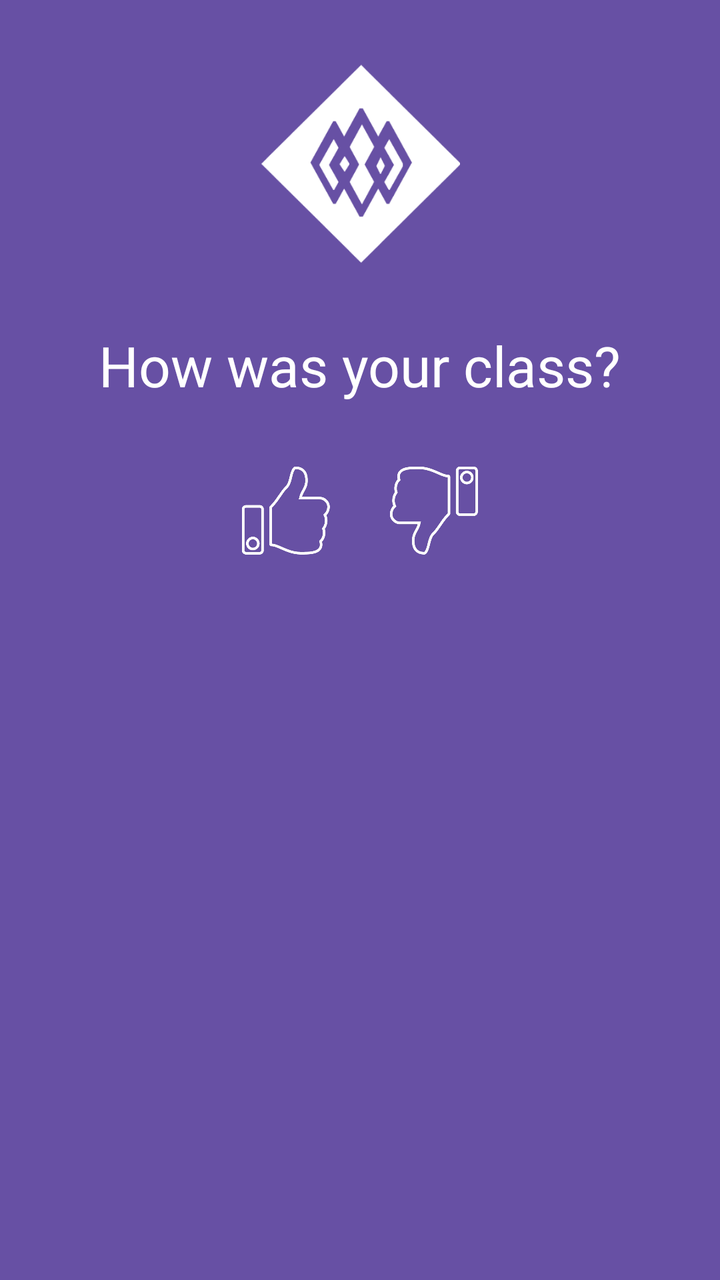
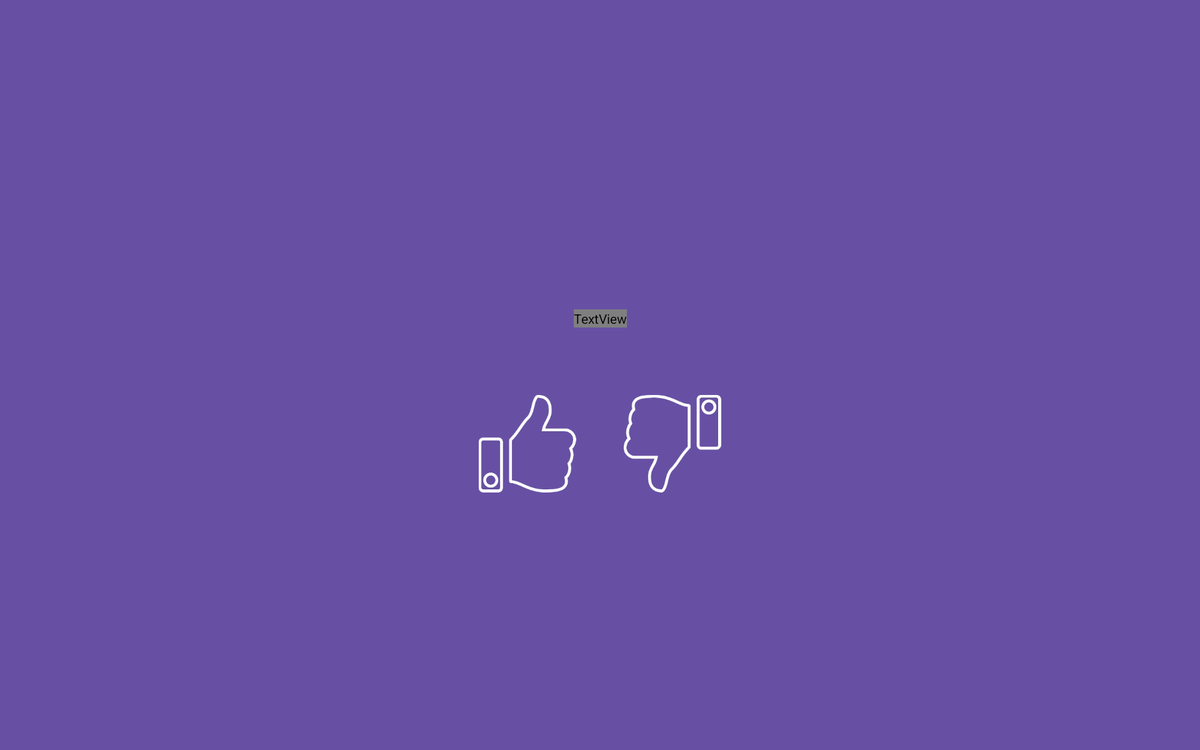

One screen, two layout resources from the same app: the default and the repository's alternative for another configuration. Each is rendered where Android would select it; the XML of both is given below.
<!-- AndroidManifest.xml: application theme Theme.FitnessKiodkApp -->
<!-- res/layout/fragment_review.xml -->
<?xml version="1.0" encoding="utf-8"?>
<androidx.constraintlayout.widget.ConstraintLayout xmlns:android="http://schemas.android.com/apk/res/android"
    xmlns:app="http://schemas.android.com/apk/res-auto"
    xmlns:tools="http://schemas.android.com/tools"
    android:layout_width="match_parent"
    android:layout_height="match_parent"
    android:background="@color/bg_color"
    tools:context=".ui.Review">

    <androidx.constraintlayout.widget.Guideline
        android:id="@+id/guideline"
        android:layout_width="wrap_content"
        android:layout_height="wrap_content"
        android:orientation="horizontal"
        app:layout_constraintGuide_percent="0.05"

        />



    <ImageView
        android:id="@+id/logo"
        android:layout_width="@dimen/logo_size"
        android:layout_height="@dimen/logo_size"
        android:src="@drawable/logo"
        app:layout_constraintEnd_toEndOf="parent"
        app:layout_constraintStart_toStartOf="parent"
        app:layout_constraintTop_toTopOf="@id/guideline"
        app:layout_constraintVertical_chainStyle="spread_inside" />



    <RelativeLayout
        android:layout_width="match_parent"
        android:layout_height="wrap_content"
        app:layout_constraintEnd_toEndOf="parent"
        android:layout_marginTop="32dp"
        app:layout_constraintStart_toStartOf="parent"
        app:layout_constraintTop_toBottomOf="@id/logo">

        <androidx.constraintlayout.widget.ConstraintLayout
            android:id="@+id/layout_review"
            android:layout_width="match_parent"
            android:visibility="visible"
            android:layout_height="match_parent">


            <TextView
                android:id="@+id/textView3"
                android:layout_width="wrap_content"
                android:layout_height="wrap_content"
                android:text="How was your class?"
                android:textColor="@color/white"
                android:textSize="28sp"

                app:layout_constraintEnd_toEndOf="parent"
                app:layout_constraintStart_toStartOf="parent"
                app:layout_constraintTop_toTopOf="parent" />

            <ImageView
                android:id="@+id/like"
                android:layout_width="44dp"
                android:layout_height="44dp"
                android:layout_marginEnd="15dp"
                android:src="@drawable/like"
                app:layout_constraintBottom_toBottomOf="@+id/dislike"
                app:layout_constraintEnd_toStartOf="@+id/dislike"
                app:layout_constraintHorizontal_bias="0.5"
                app:layout_constraintHorizontal_chainStyle="packed"
                app:layout_constraintStart_toStartOf="parent"
                app:layout_constraintTop_toTopOf="@+id/dislike"
                app:layout_constraintVertical_bias="0.0" />

            <ImageView
                android:id="@+id/dislike"
                android:layout_width="44dp"
                android:layout_height="44dp"
                android:layout_marginStart="15dp"
                android:layout_marginTop="32dp"
                android:src="@drawable/dislike"
                app:layout_constraintEnd_toEndOf="parent"
                app:layout_constraintHorizontal_bias="0.5"
                app:layout_constraintStart_toEndOf="@+id/like"
                app:layout_constraintTop_toBottomOf="@+id/textView3" />


        </androidx.constraintlayout.widget.ConstraintLayout>

        <LinearLayout
            android:id="@+id/layout_difficulty"
            android:layout_width="match_parent"
            android:layout_height="wrap_content"
            android:orientation="vertical"
            android:visibility="gone">

            <TextView
                android:layout_width="match_parent"
                android:layout_height="wrap_content"
                android:gravity="center_horizontal"
                android:text="Difficulty?"
                android:textColor="@color/white"
                android:textSize="16sp" />

            <me.zhanghai.android.materialratingbar.MaterialRatingBar
                android:id="@+id/difficulty_rating"
                style="@style/Widget.MaterialRatingBar.RatingBar"
                android:layout_width="wrap_content"
                android:layout_height="wrap_content"
                android:layout_gravity="center_horizontal"
                android:numStars="5"
                android:paddingHorizontal="10dp"
                android:progressBackgroundTint="@color/white"
                android:progressTint="@color/white"
                android:secondaryProgressTint="@color/black"
                android:stepSize="1" />
        </LinearLayout>

        <LinearLayout
            android:id="@+id/layout_instructor"
            android:layout_width="match_parent"
            android:layout_height="wrap_content"
            android:orientation="vertical"
            android:visibility="gone">

            <TextView
                android:id="@+id/textView4"
                android:layout_width="match_parent"
                android:layout_height="wrap_content"
                android:gravity="center_horizontal"
                android:text="Instructor?"
                android:textColor="@color/white"
                android:textSize="16sp" />

            <me.zhanghai.android.materialratingbar.MaterialRatingBar
                android:id="@+id/rating2"
                style="@style/Widget.MaterialRatingBar.RatingBar"
                android:layout_width="wrap_content"
                android:layout_height="wrap_content"
                android:layout_gravity="center_horizontal"
                android:paddingHorizontal="10dp"
                android:progressBackgroundTint="@color/white"
                android:progressTint="@color/white"
                android:secondaryProgressTint="@color/black"
                android:stepSize="1" />
        </LinearLayout>

    </RelativeLayout>


    <androidx.constraintlayout.widget.ConstraintLayout
        android:id="@+id/layout_booked_training"
        android:layout_width="match_parent"
        android:layout_height="wrap_content"
        android:background="@color/bg_color"
       android:paddingHorizontal="20dp"
        android:visibility="gone"
        app:layout_constraintBottom_toBottomOf="parent"
        app:layout_constraintEnd_toEndOf="parent"
        app:layout_constraintStart_toStartOf="parent"
        app:layout_constraintTop_toTopOf="parent">


        <ImageView
            android:id="@+id/imageView"
            android:layout_width="@dimen/logo_size"
            android:layout_height="@dimen/logo_size"
            android:src="@drawable/logo"
            app:layout_constraintEnd_toEndOf="parent"
            app:layout_constraintStart_toStartOf="parent"
            app:layout_constraintTop_toTopOf="parent" />




        <TextView
            android:id="@+id/title"
            android:layout_width="match_parent"
            android:layout_height="wrap_content"
            android:layout_marginTop="20dp"
            android:gravity="center"
            android:text="@string/book_trainer"
            android:textColor="@color/white"
            android:textSize="20sp"
            app:layout_constraintEnd_toEndOf="parent"
            app:layout_constraintStart_toStartOf="parent"
            app:layout_constraintTop_toBottomOf="@id/imageView"/>



        <Button
            android:id="@+id/no"
            android:layout_width="70dp"
            android:layout_height="30dp"
            android:background="@drawable/bg_btn_submit"
            android:text="No"
            android:textAllCaps="false"
            android:textColor="@color/app_color"
            android:layout_marginEnd="10dp"
            app:layout_constraintBottom_toBottomOf="@+id/yes"
            app:layout_constraintEnd_toStartOf="@+id/yes"
            app:layout_constraintHorizontal_bias="0.5"
            app:layout_constraintHorizontal_chainStyle="packed"
            app:layout_constraintStart_toStartOf="parent"
            app:layout_constraintTop_toTopOf="@+id/yes" />

        <Button
            android:id="@+id/yes"
            android:layout_width="70dp"
            android:layout_height="30dp"
            android:background="@drawable/bg_btn_submit"
            android:text="Yes"
            android:layout_marginTop="25dp"
            android:textAllCaps="false"
            android:layout_marginStart="10dp"
            android:textColor="@color/app_color"
            app:layout_constraintEnd_toEndOf="parent"
            app:layout_constraintHorizontal_bias="0.5"
            app:layout_constraintStart_toEndOf="@+id/no"
            app:layout_constraintTop_toBottomOf="@+id/title" />

        <androidx.constraintlayout.widget.Group
            android:id="@+id/btn_group"
            android:layout_width="wrap_content"
            android:layout_height="wrap_content"
            app:constraint_referenced_ids="no,yes"
            app:layout_constraintTop_toBottomOf="@id/title"
            app:layout_constraintStart_toStartOf="parent"

            />

        <Button
            android:id="@+id/ok"
            android:layout_width="120dp"
            android:layout_height="30dp"
            android:background="@drawable/bg_btn_submit"
            android:text="ok"
            android:layout_marginTop="25dp"
            android:textAllCaps="false"
            android:visibility="gone"
            android:layout_marginStart="10dp"
            android:textColor="@color/app_color"
            app:layout_constraintEnd_toEndOf="parent"
            app:layout_constraintStart_toStartOf="parent"
            app:layout_constraintTop_toBottomOf="@+id/title" />

    </androidx.constraintlayout.widget.ConstraintLayout>
</androidx.constraintlayout.widget.ConstraintLayout>
<!-- resources referenced by this layout -->
<resources>
  <color name="app_color">#6750A4</color>
  <color name="bg_color">#6750A4</color>
  <color name="black">#FF000000</color>
  <color name="white">#FFFFFFFF</color>
  <dimen name="logo_size">100dp</dimen>
  <!-- drawable bg_btn_submit (drawable) -->
  <?xml version="1.0" encoding="utf-8"?>
  <shape xmlns:android="http://schemas.android.com/apk/res/android">
  
  
      <solid
          android:color="@color/white"/>
  
  
      <corners
          android:radius="4dp"/>
  
  </shape>
  <!-- drawable dislike: png bitmap (drawable-hdpi, 15289 bytes) -->
  <!-- drawable like: png bitmap (drawable-hdpi, 15694 bytes) -->
  <!-- drawable logo: png bitmap (drawable-hdpi, 10175 bytes) -->
  <string name="book_trainer">Would you like to book a \npersonal training \nsession?</string>
  <style name="Theme.FitnessKiodkApp" parent="Theme.AppCompat.Light.NoActionBar">
          
          <item name="colorPrimary">@color/bg_color</item>
          <item name="colorPrimaryVariant">@color/bg_color</item>
          <item name="colorOnPrimary">@color/white</item>
          
          <item name="colorSecondary">@color/teal_200</item>
          <item name="colorSecondaryVariant">@color/teal_700</item>
          <item name="colorOnSecondary">@color/black</item>
          
          <item name="android:statusBarColor" tools:targetApi="l">?attr/colorPrimaryVariant</item>
          
      </style>
  <color name="teal_200">#FF03DAC5</color>
  <color name="teal_700">#FF018786</color>
</resources>
<!-- res/layout-xlarge/fragment_review.xml (the repository's variant of the layout above) -->
<!-- drawn on a large tablet held sideways -->
<?xml version="1.0" encoding="utf-8"?>
<androidx.constraintlayout.widget.ConstraintLayout xmlns:android="http://schemas.android.com/apk/res/android"
    xmlns:app="http://schemas.android.com/apk/res-auto"
    xmlns:tools="http://schemas.android.com/tools"
    android:layout_width="match_parent"
    android:layout_height="match_parent"
    android:background="@color/bg_color"
    tools:context=".ui.Review">

    <androidx.constraintlayout.widget.Guideline
        android:id="@+id/guideline"
        android:layout_width="wrap_content"
        android:layout_height="wrap_content"
        android:orientation="horizontal"
        app:layout_constraintGuide_percent="0.05"

        />

    <androidx.constraintlayout.widget.Group
        android:id="@+id/logo_group"
        android:layout_width="wrap_content"
        android:layout_height="wrap_content"
        app:constraint_referenced_ids="logo"
        />

    <ImageView
        android:id="@+id/logo"
        android:layout_width="@dimen/logo_size"
        android:layout_height="@dimen/logo_size"
        app:layout_constraintEnd_toEndOf="parent"
        app:layout_constraintStart_toStartOf="parent"
        app:layout_constraintTop_toTopOf="@id/guideline"
        app:layout_constraintVertical_chainStyle="spread_inside" />



    <RelativeLayout
        android:layout_width="match_parent"
        android:layout_height="wrap_content"
        android:layout_marginTop="120dp"
        app:layout_constraintEnd_toEndOf="parent"
        app:layout_constraintStart_toStartOf="parent"
        app:layout_constraintTop_toBottomOf="@id/logo">


        <androidx.constraintlayout.widget.ConstraintLayout
            android:id="@+id/layout_review"
            android:layout_width="match_parent"
            android:layout_height="match_parent">


            <TextView
                android:id="@+id/textView3"
                android:layout_width="wrap_content"
                android:layout_height="wrap_content"
                android:fontFamily=" @font/inter_bold"
                android:text="How was your class?"
                android:textColor="@color/white"
                android:textSize="50sp"
                app:layout_constraintEnd_toEndOf="parent"
                app:layout_constraintStart_toStartOf="parent"
                app:layout_constraintTop_toTopOf="parent" />

            <ImageView
                android:id="@+id/like"
                android:layout_width="104dp"
                android:layout_height="104dp"
                android:layout_marginEnd="25dp"
                android:src="@drawable/like"
                app:layout_constraintBottom_toBottomOf="@+id/dislike"
                app:layout_constraintEnd_toStartOf="@+id/dislike"
                app:layout_constraintHorizontal_bias="0.5"
                app:layout_constraintHorizontal_chainStyle="packed"
                app:layout_constraintStart_toStartOf="parent"
                app:layout_constraintTop_toTopOf="@+id/dislike"
                app:layout_constraintVertical_bias="0.0" />

            <ImageView
                android:id="@+id/dislike"
                android:layout_width="104dp"
                android:layout_height="104dp"
                android:layout_marginStart="25dp"
                android:layout_marginTop="72dp"
                android:src="@drawable/dislike"
                app:layout_constraintEnd_toEndOf="parent"
                app:layout_constraintHorizontal_bias="0.5"
                app:layout_constraintStart_toEndOf="@+id/like"
                app:layout_constraintTop_toBottomOf="@+id/textView3" />


        </androidx.constraintlayout.widget.ConstraintLayout>

        <LinearLayout
            android:id="@+id/layout_difficulty"
            android:layout_width="match_parent"
            android:layout_height="wrap_content"
            android:orientation="vertical"
            android:visibility="gone"
           >

            <TextView
                android:layout_width="match_parent"
                android:layout_height="wrap_content"
                android:fontFamily="@font/inter_bold"
                android:gravity="center_horizontal"
                android:text="Difficulty?"
                android:textColor="@color/white"
                android:textSize="40sp" />

            <me.zhanghai.android.materialratingbar.MaterialRatingBar
                android:id="@+id/difficulty_rating"
                android:layout_width="wrap_content"
                android:layout_height="wrap_content"
                android:layout_gravity="center_horizontal"
                android:layout_marginTop="30dp"
                android:numStars="5"
                android:paddingHorizontal="10dp"
                android:progressBackgroundTint="@color/white"
                android:progressTint="@color/white"
                android:secondaryProgressTint="@color/black"
                android:stepSize="1" />
        </LinearLayout>

        <LinearLayout
            android:id="@+id/layout_instructor"
            android:layout_width="match_parent"
            android:layout_height="wrap_content"
            android:orientation="vertical"
            android:visibility="gone">

            <TextView
                android:id="@+id/textView4"
                android:layout_width="match_parent"
                android:layout_height="wrap_content"
                android:fontFamily="@font/inter_bold"
                android:gravity="center_horizontal"
                android:text="Instructor?"
                android:textColor="@color/white"
                android:textSize="40sp" />

            <me.zhanghai.android.materialratingbar.MaterialRatingBar
                android:id="@+id/rating2"
                android:layout_width="wrap_content"
                android:layout_height="wrap_content"
                android:layout_gravity="center_horizontal"
                android:layout_marginTop="30dp"
                android:paddingHorizontal="10dp"
                android:progressBackgroundTint="@color/white"
                android:progressTint="@color/white"
                android:secondaryProgressTint="@color/black"
                android:stepSize="1" />
        </LinearLayout>


    </RelativeLayout>


    <androidx.constraintlayout.widget.ConstraintLayout
        android:id="@+id/layout_booked_training"
        android:layout_width="match_parent"
        android:layout_height="wrap_content"
        android:background="@color/bg_color"
      android:visibility="gone"
        app:layout_constraintBottom_toBottomOf="parent"
        app:layout_constraintEnd_toEndOf="parent"
        app:layout_constraintStart_toStartOf="parent"
        app:layout_constraintTop_toTopOf="parent"
        app:layout_constraintVertical_bias="0.40">


        <ImageView
            android:id="@+id/imageView"
            android:layout_width="@dimen/logo_size"
            android:layout_height="@dimen/logo_size"
            app:layout_constraintEnd_toEndOf="parent"
            app:layout_constraintStart_toStartOf="parent"
            app:layout_constraintTop_toTopOf="parent" />




        <TextView
            android:id="@+id/title"
            android:layout_width="match_parent"
            android:layout_height="wrap_content"
            android:layout_marginHorizontal="15dp"
            android:layout_marginTop="80dp"
            android:fontFamily="@font/inter_semibold"
            android:gravity="center"
            android:text="@string/book_trainer"
            android:textColor="@color/white"
            android:textSize="38sp"
            app:layout_constraintEnd_toEndOf="parent"
            app:layout_constraintStart_toStartOf="parent"
            app:layout_constraintTop_toBottomOf="@id/imageView" />


        <Button
            android:id="@+id/no"
            android:layout_width="210dp"
            android:layout_height="73dp"
            android:layout_marginEnd="25dp"
            android:background="@drawable/bg_btn_booking"
            android:text="No"
            android:textAllCaps="false"
            android:textColor="@color/app_color"
            android:textSize="32sp"
            app:layout_constraintBottom_toBottomOf="@+id/yes"
            app:layout_constraintEnd_toStartOf="@+id/yes"
            app:layout_constraintHorizontal_bias="0.5"
            app:layout_constraintHorizontal_chainStyle="packed"
            app:layout_constraintStart_toStartOf="parent"
            app:layout_constraintTop_toTopOf="@+id/yes" />

        <Button
            android:id="@+id/yes"
            android:layout_width="210dp"
            android:layout_height="73dp"
            android:layout_marginStart="25dp"
            android:layout_marginTop="65dp"
            android:background="@drawable/bg_btn_booking"
            android:text="Yes"
            android:textAllCaps="false"
            android:textColor="@color/app_color"
            android:textSize="32sp"
            app:layout_constraintEnd_toEndOf="parent"
            app:layout_constraintHorizontal_bias="0.5"
            app:layout_constraintStart_toEndOf="@+id/no"
            app:layout_constraintTop_toBottomOf="@+id/title" />

        <androidx.constraintlayout.widget.Group
            android:id="@+id/btn_group"
            android:layout_width="wrap_content"
            android:layout_height="wrap_content"
            app:constraint_referenced_ids="no,yes"
            app:layout_constraintStart_toStartOf="parent"
            app:layout_constraintTop_toBottomOf="@id/title"

            />

        <Button
            android:id="@+id/ok"
            android:layout_width="210dp"
            android:layout_height="73dp"
            android:layout_marginStart="10dp"
            android:layout_marginTop="65dp"
            android:background="@drawable/bg_btn_booking"
            android:text="Ok"
            android:textAllCaps="false"
            android:textColor="@color/app_color"
            android:textSize="32sp"
            android:visibility="gone"
            app:layout_constraintEnd_toEndOf="parent"
            app:layout_constraintStart_toStartOf="parent"
            app:layout_constraintTop_toBottomOf="@+id/title" />

    </androidx.constraintlayout.widget.ConstraintLayout>


</androidx.constraintlayout.widget.ConstraintLayout>
<!-- resources referenced by the variant -->
<!-- as a large tablet held sideways resolves them -->
<resources>
  <!-- from res/values-xlarge/ -->
  <color name="app_color">#6750A4</color>
  <!-- from res/values-xlarge/ -->
  <color name="bg_color">#6750A4</color>
  <!-- from res/values-xlarge/ -->
  <color name="black">#FF000000</color>
  <!-- from res/values-xlarge/ -->
  <color name="white">#FFFFFFFF</color>
  <!-- from res/values-xlarge/ -->
  <dimen name="logo_size">170dp</dimen>
  <!-- drawable bg_btn_booking (drawable) -->
  <?xml version="1.0" encoding="utf-8"?>
  <shape xmlns:android="http://schemas.android.com/apk/res/android">
  
  
      <solid
          android:color="@color/white"/>
  
  
      <corners
          android:radius="20dp"/>
  
  </shape>
  <!-- drawable dislike: png bitmap (drawable-hdpi, 15289 bytes) -->
  <!-- drawable like: png bitmap (drawable-hdpi, 15694 bytes) -->
  <string name="book_trainer">Would you like to book a \npersonal training \nsession?</string>
  <!-- from res/values-xlarge/ -->
  <style name="Theme.FitnessKiodkApp" parent="Theme.AppCompat.Light.NoActionBar">
          
          <item name="colorPrimary">@color/bg_color</item>
          <item name="colorPrimaryVariant">@color/bg_color</item>
          <item name="colorOnPrimary">@color/white</item>
          
          <item name="colorSecondary">@color/teal_200</item>
          <item name="colorSecondaryVariant">@color/teal_700</item>
          <item name="colorOnSecondary">@color/black</item>
          
          <item name="android:statusBarColor" tools:targetApi="l">?attr/colorPrimaryVariant</item>
          
      </style>
  <!-- from res/values-xlarge/ -->
  <color name="teal_200">#FF03DAC5</color>
  <!-- from res/values-xlarge/ -->
  <color name="teal_700">#FF018786</color>
</resources>
